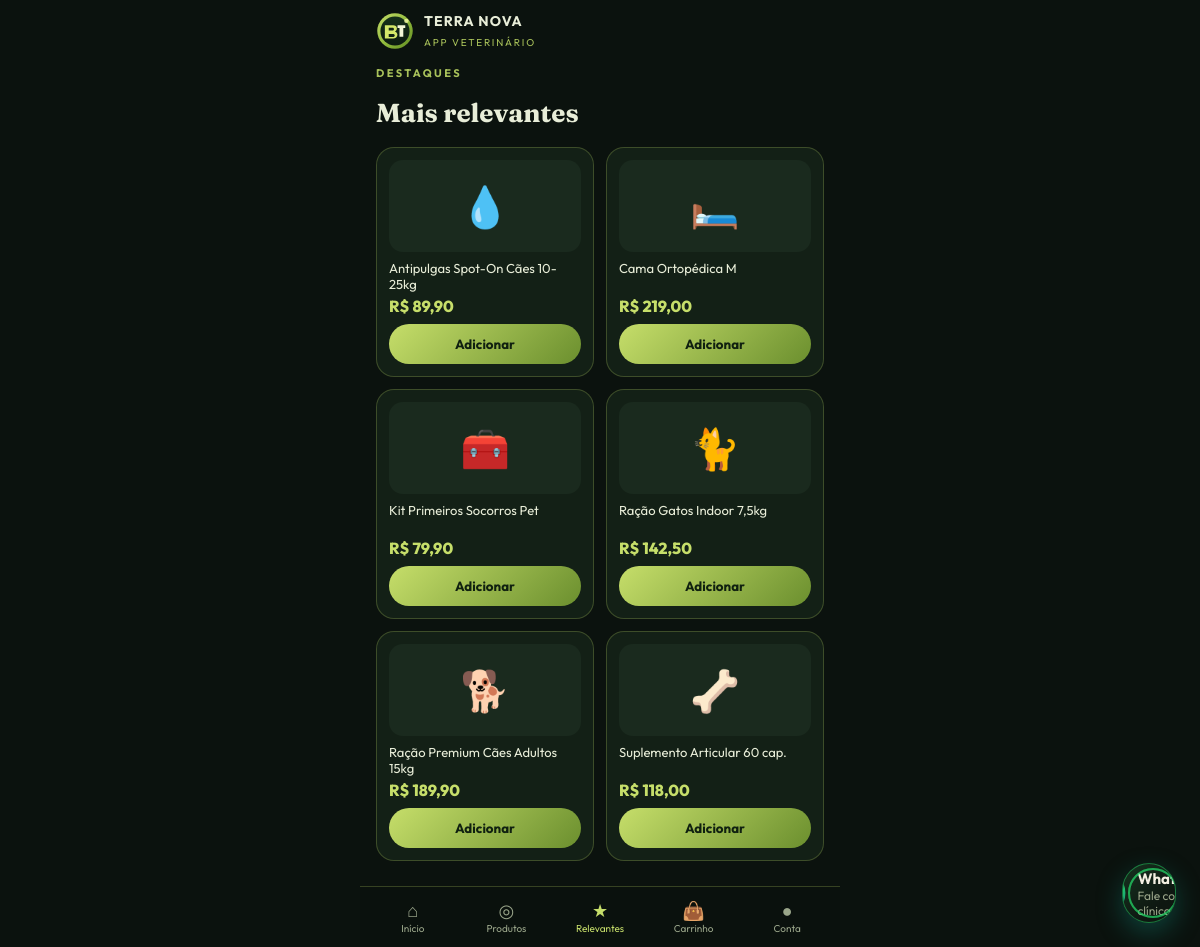
Page /m/relevantes/ on the committed database.
### store/models.py (models this page shows, shortened)
class Product(models.Model):
    category = models.ForeignKey(Category, on_delete=models.PROTECT, related_name='products')
    name = models.CharField('Nome', max_length=160)
    slug = models.SlugField(unique=True, blank=True)
    description = models.TextField('Descrição')
    price = models.DecimalField('Preço', max_digits=10, decimal_places=2)
    stock = models.PositiveIntegerField('Estoque', default=0)
    featured = models.BooleanField('Mais relevante', default=False)
    active = models.BooleanField('Ativo', default=True)
    emoji = models.CharField('Emoji', max_length=8, default='🦴')
    accent = models.CharField('Cor de destaque', max_length=16, default='#A8C15A')
    created_at = models.DateTimeField(auto_now_add=True)
    class Meta:
        verbose_name = 'Produto'
        verbose_name_plural = 'Produtos'
        ordering = ['-featured', 'name']

### store/mobile_views.py (the view)
# urls.py: path('m/relevantes/', mobile_views.app_relevantes, name='app_relevantes'),
def app_relevantes(request):
    _mark_app(request)
    return render(request, 'mobile/relevantes.html', {
        'products': Product.objects.filter(active=True, featured=True),
        'app_tab': 'relevantes',
    })

### store/cart.py (called while the page is built)
def _secret() -> bytes:
    return settings.SECRET_KEY.encode()

def new_token() -> str:
    raw = f'{time.time_ns()}'
    return hmac.new(_secret(), raw.encode(), hashlib.sha256).hexdigest()

def ensure_token(session) -> str:
    token = session.get(TOKEN_KEY)
    if not token:
        token = new_token()
        session[TOKEN_KEY] = token
        session.modified = True
    return token

def get_items(session) -> dict:
    return session.get(CART_KEY, {})

def count(session) -> int:
    return sum(int(q) for q in get_items(session).values())

### store/context_processors.py (called while the page is built)
def cart_context(request):
    items_map = cart.get_items(request.session)
    qty = cart.count(request.session)
    return {
        'cart_count': qty,
        'cart_has_items': qty > 0,
        'cart_ids': list(items_map.keys()),
    }

def brand_context(request):
    number = ''.join(ch for ch in str(getattr(settings, 'CLINIC_WHATSAPP', '5511999999999')) if ch.isdigit()) or '5511999999999'
    msg = quote('Ola TERRA NOVA, vim pelo app.')
    return {
        'clinic_name': getattr(settings, 'CLINIC_NAME', 'TERRA NOVA'),
        'clinic_pix_key': getattr(settings, 'CLINIC_PIX_KEY', ''),
        'clinic_whatsapp': number,
        'whatsapp_url': f'https://wa.me/{number}?text={msg}',
        'meta_description': 'Clínica e farmácia veterinária TERRA NOVA. Produtos, app PWA, carrinho seguro e PIX.',
    }

def push_context(request):
    from . import webpush
    return {'vapid_public_key': webpush.public_key()}

### store/mobile_views.py (called while the page is built)
def _mark_app(request):
    request.session['from_app'] = True

### store/webpush.py (called while the page is built)
def load_vapid():
    env_pub = os.environ.get('VAPID_PUBLIC_KEY', '').strip()
    env_pem = os.environ.get('VAPID_PRIVATE_PEM', '').strip()
    if env_pub and env_pem:
        return env_pub, env_pem.replace('\\n', '\n')
    path = Path(settings.BASE_DIR) / 'terranova' / 'vapid.json'
    if path.exists():
        data = json.loads(path.read_text())
        return data['public_key'], data['private_pem']
    return '', ''

def public_key() -> str:
    return load_vapid()[0]

### templates/mobile/relevantes.html (shortened to what this page needs)
{% extends 'mobile/base.html' %}
{% block content %}
<div class="kicker">DESTAQUES</div>
<h1 style="font-family:var(--serif);font-size:26px">Mais relevantes</h1>
<div class="grid" style="margin-top:14px">
  {% for p in products %}{% include 'mobile/_card.html' %}{% empty %}
    <p class="muted">Sem destaques agora.</p>
  {% endfor %}
</div>
{% endblock %}

### templates/mobile/_card.html (shortened to what this page needs)
<article class="card">
  <a href="{% url 'store:app_produto' p.slug %}">
    <div class="thumb">{{ p.emoji }}</div>
    <div style="font-size:13px;min-height:36px">{{ p.name }}</div>
    <div class="price">R$ {{ p.price|floatformat:2 }}</div>
  </a>
  <form method="post" action="{% url 'store:adicionar' p.id %}" style="margin-top:8px">
    <button class="btn btn-cana" type="submit">Adicionar</button>
  </form>
</article>

### static/css/app.css (style rules this page uses)
:root { --cana: #A8C15A; --cana-2: #C6DE6A; --forest: #0B120E; --panel: #132016; --stroke: rgba(168,193,90,.28); --ink: #E8EDD8; --muted: #9AA68A; --gold: #C4A35A; --safe-top: env(safe-area-inset-top); --safe-bot: env(safe-area-inset-bottom); --font: "Outfit", system-ui, sans-serif; --serif: "Fraunces", Georgia, serif; }
* { box-sizing: border-box; -webkit-tap-highlight-color: transparent; }
html, body { margin: 0; background: var(--forest); color: var(--ink); font-family: var(--font); }
body { min-height: 100dvh; }
a { color: inherit; text-decoration: none; }
button, input, select, textarea { font-family: inherit; }
.kicker { color: var(--cana); letter-spacing: .22em; font-size: 11px; font-weight: 700; }
.grid { display: grid; grid-template-columns: 1fr 1fr; gap: 12px; }
.card { background: var(--panel); border: 1px solid var(--stroke); border-radius: 18px; padding: 12px; }
.thumb { height: 92px; display: grid; place-items: center; font-size: 40px; background: #1a2a1e; border-radius: 14px; margin-bottom: 8px; }
.price { color: var(--cana-2); font-weight: 800; }
.btn { border: 0; border-radius: 999px; padding: 12px 16px; font-weight: 700; width: 100%; }
.btn-cana { background: linear-gradient(135deg, #C6DE6A, #6B8F2E); color: #102010; }

### rows in the picture
Product: emoji "💧", name "Antipulgas Spot-On Cães 10-25kg", price "89,90"
Product: emoji "🛏️", name "Cama Ortopédica M", price "219,00"
Product: emoji "🧰", name "Kit Primeiros Socorros Pet", price "79,90"
Product: emoji "🐈", name "Ração Gatos Indoor 7,5kg", price "142,50"
Product: emoji "🐕", name "Ração Premium Cães Adultos 15kg", price "189,90"
Product: emoji "🦴", name "Suplemento Articular 60 cap.", price "118,00"
